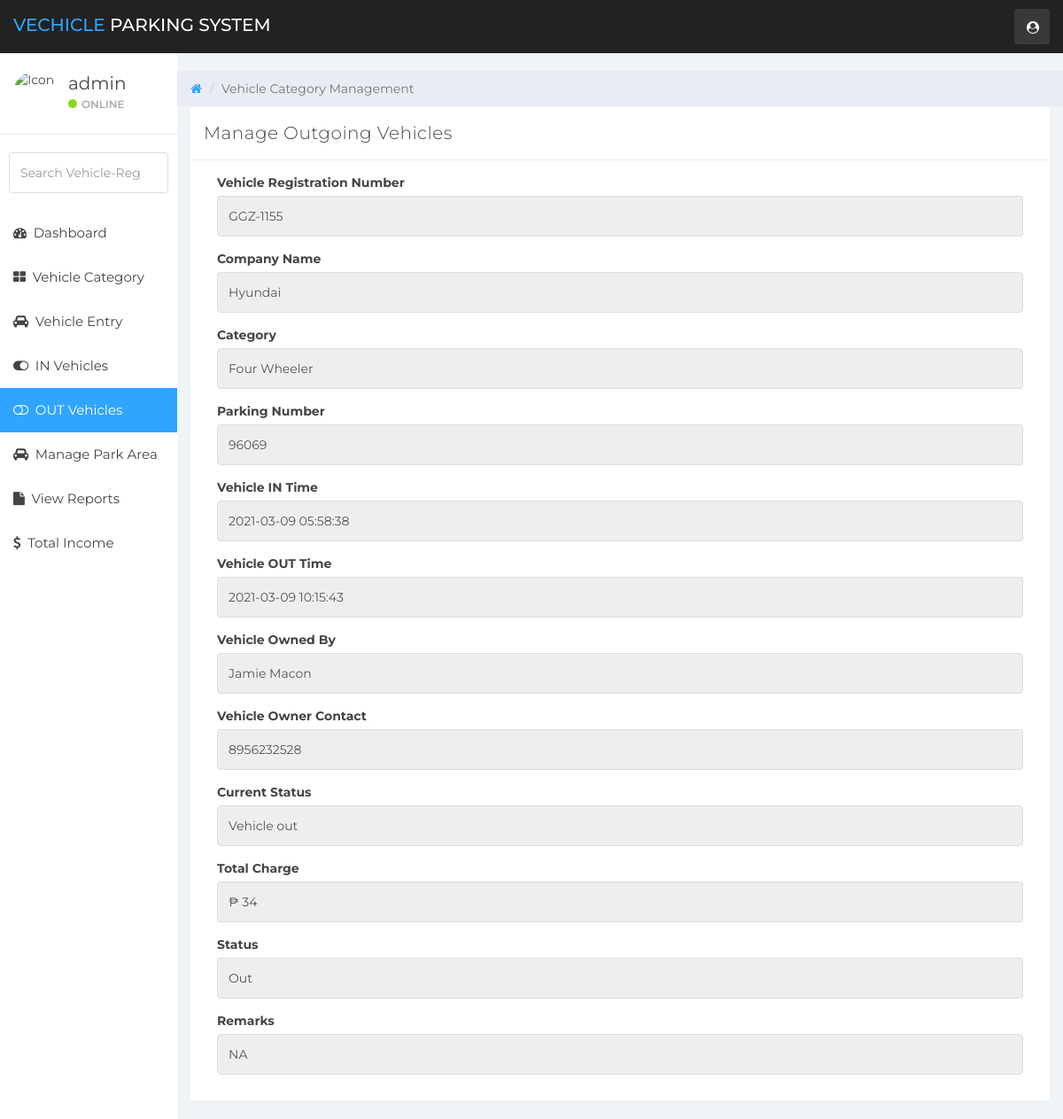
Page /outgoing-detail.php?updateid=1 (signed in) on the earlier database version.
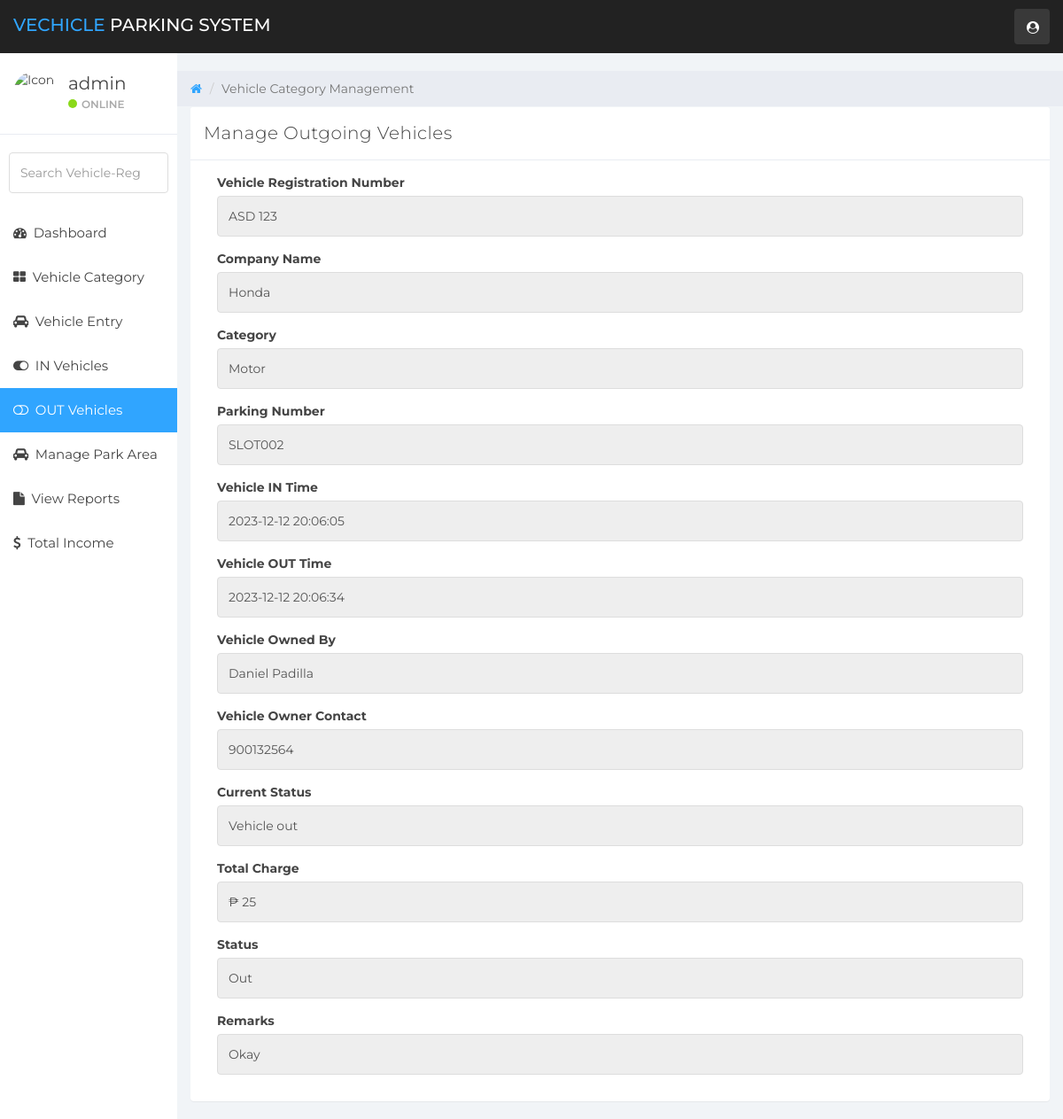
Same page on the later database version.
### tables this page shows
CREATE TABLE `vehicle_info` (
  `ID` int(10) NOT NULL,
  `area` varchar(20) NOT NULL,
  `slotid` varchar(120) DEFAULT NULL,
  `VehicleCategory` varchar(120) NOT NULL,
  `VehicleCompanyname` varchar(120) DEFAULT NULL,
  `RegistrationNumber` varchar(120) DEFAULT NULL,
  `OwnerName` varchar(120) DEFAULT NULL,
  `OwnerContactNumber` bigint(10) DEFAULT NULL,
  `InTime` timestamp NULL DEFAULT current_timestamp(),
  `OutTime` timestamp NULL DEFAULT NULL ON UPDATE current_timestamp(),
  `ParkingCharge` varchar(120) NOT NULL,
  `chargeStatus` varchar(50) NOT NULL,
  `Remark` mediumtext NOT NULL,
  `Status` varchar(5) NOT NULL
);

### outgoing-detail.php (the view, shortened to what this page needs)
<?php
    if (strlen($_SESSION['vpmsaid']==0)) {
    header('location:logout.php');
    } else {
?>
<!DOCTYPE html>
<html>
<head>
	<link href="css/bootstrap.min.css" rel="stylesheet">
	<link href="css/font-awesome.min.css" rel="stylesheet">
    <link href="css/datatable.css" rel="stylesheet">
	<link href="css/datepicker3.css" rel="stylesheet">
	<link href="css/styles.css" rel="stylesheet">
</head>
<body>
        <?php include 'includes/navigation.php' ?>
		<?php
		include 'includes/sidebar.php'
		?>
	<div class="col-sm-9 col-sm-offset-3 col-lg-10 col-lg-offset-2 main">
		<div class="row">
			<ol class="breadcrumb">
				<li><a href="dashboard.php">
					<em class="fa fa-home"></em>
				</a></li>
				<li class="active">Vehicle Category Management</li>
			</ol>
		</div>
		<div class="row">
			<div class="col-lg-12">
			</div>
		</div>
		<div class="row">
				<div class="col-lg-12">
					<div class="panel panel-default">
						<div class="panel-heading">Manage Outgoing Vehicles</div>
						<div class="panel-body">
                        <div class="col-md-12">
							<form method="POST">
                            <?php
                            $cid=$_GET['updateid'];
                            $ret=mysqli_query($con,"SELECT * from vehicle_info where ID='$cid'");
                            while ($row=mysqli_fetch_array($ret)) {
                            ?>
								<div class="form-group">
									<label>Vehicle Registration Number</label>
									<input type="text" class="form-control" value="<?php  echo $row['RegistrationNumber'];?>" id="catename" name="catename" readonly>
								</div>
								<div class="form-group">
									<label>Company Name</label>
									<input type="text" class="form-control" value="<?php  echo $row['VehicleCompanyname'];?>" id="sdesc" name="sdesc" readonly>
								</div>
                                <div class="form-group">
									<label>Category</label>
									<input type="text" class="form-control" value="<?php  echo $row['VehicleCategory'];?>" id="sdesc" name="sdesc" readonly>
								</div>
                                <div class="form-group">
									<label>Parking Number</label>
									<input type="text" class="form-control" value="<?php  echo $row['slotid'];?>" id="sdesc" name="sdesc" readonly>
								</div>
                                <div class="form-group">
									<label>Vehicle IN Time</label>
									<input type="text" class="form-control" value="<?php  echo $row['InTime'];?>" id="sdesc" name="sdesc" readonly>
								</div>
                                <div class="form-group">
									<label>Vehicle OUT Time</label>
									<input type="text" class="form-control" value="<?php  echo $row['OutTime'];?>" id="sdesc" name="sdesc" readonly>
								</div>
                                <div class="form-group">
									<label>Vehicle Owned By</label>
									<input type="text" class="form-control" value="<?php  echo $row['OwnerName'];?>" id="sdesc" name="sdesc" readonly>
								</div>
                                <div class="form-group">
									<label>Vehicle Owner Contact</label>
									<input type="text" class="form-control" value="<?php  echo $row['OwnerContactNumber'];?>" id="sdesc" name="sdesc" readonly>
								</div>
                                <div class="form-group">
									<label>Current Status</label>
									<input type="text" class="form-control" value="<?php if($row['Status']==""){ echo "Vehicle In"; } if($row['Status']=="Out"){echo "Vehicle out";} ;?>" id="sdesc" name="sdesc" readonly>
								</div>
                                <div class="form-group">
									<label>Total Charge</label>
									<input type="text" class="form-control" value="₱ <?php  echo $row['ParkingCharge'];?>" id="parkingcharge" name="parkingcharge" readonly>
								</div>
                                <div class="form-group">
									<label>Status</label>
									<input type="text" name="status" value="<?php echo $row['Status']; ?>" class="form-control" readonly>
								</div>
                                <div class="form-group">
									<label>Remarks</label>
									<input type="text" class="form-control" value="<?php  echo $row['Remark'];?>" id="remark" name="remark" readonly>
								</div>
                        <?php } ?>
								</div>
						</div>
					</div>
				</div>
</div>
	</div>
</body>
</html>
<?php }  ?>

Differences in the rows shown:
changed vehicle_info "Vehicle out": catename "GGZ-1155" → "ASD 123"; sdesc "Hyundai" → "Honda"; sdesc "Four Wheeler" → "Motor"; sdesc "96069" → "SLOT002"; sdesc "2021-03-09 05:58:38" → "2023-12-12 20:06:05"; sdesc "2021-03-09 10:15:43" → "2023-12-12 20:06:34"; sdesc "Jamie Macon" → "Daniel Padilla"; sdesc "8956232528" → "900132564"; parkingcharge "₱ 34" → "₱ 25"; remark "NA" → "Okay"
